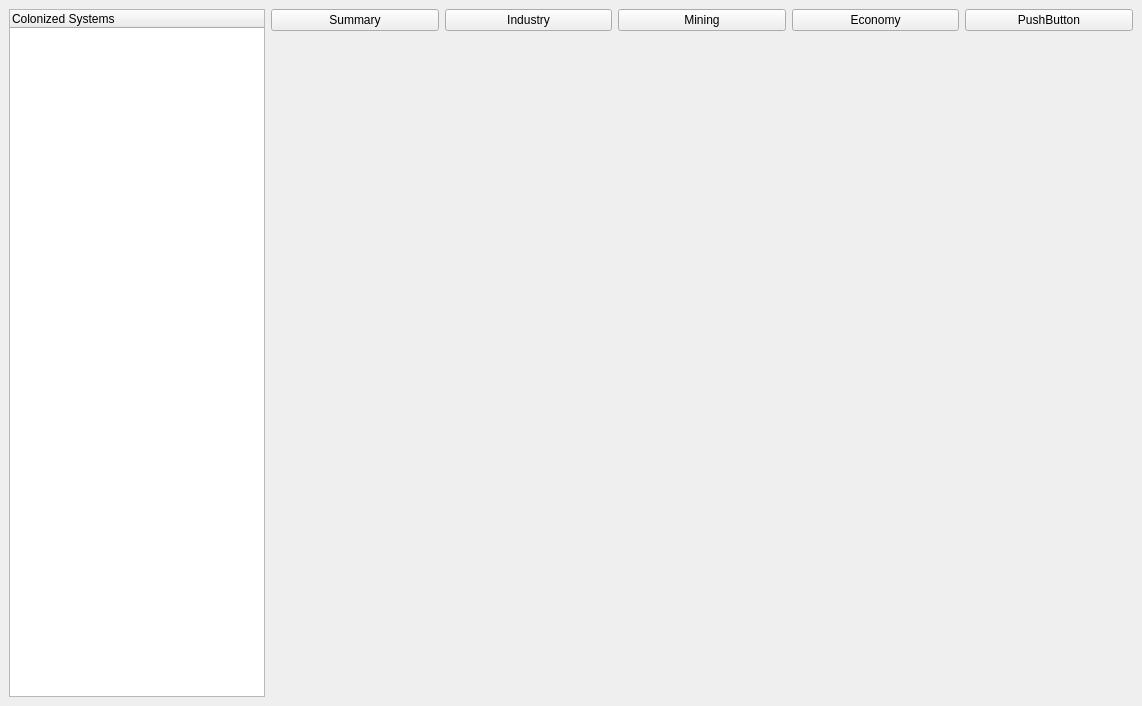
<?xml version="1.0" encoding="UTF-8"?>
<ui version="4.0">
 <class>ColonyWidget</class>
 <widget class="QWidget" name="ColonyWidget">
  <property name="geometry">
   <rect>
    <x>0</x>
    <y>0</y>
    <width>1142</width>
    <height>706</height>
   </rect>
  </property>
  <property name="windowTitle">
   <string>Colonies</string>
  </property>
  <layout class="QGridLayout" name="gridLayout">
   <item row="0" column="1">
    <layout class="QHBoxLayout" name="horizontalLayout">
     <property name="sizeConstraint">
      <enum>QLayout::SetFixedSize</enum>
     </property>
     <item>
      <widget class="QPushButton" name="summary">
       <property name="text">
        <string>Summary</string>
       </property>
      </widget>
     </item>
     <item>
      <widget class="QPushButton" name="industry">
       <property name="text">
        <string>Industry</string>
       </property>
      </widget>
     </item>
     <item>
      <widget class="QPushButton" name="mining">
       <property name="text">
        <string>Mining</string>
       </property>
      </widget>
     </item>
     <item>
      <widget class="QPushButton" name="economy">
       <property name="text">
        <string>Economy</string>
       </property>
      </widget>
     </item>
     <item>
      <widget class="QPushButton" name="pushButton">
       <property name="text">
        <string>PushButton</string>
       </property>
      </widget>
     </item>
    </layout>
   </item>
   <item row="1" column="1">
    <widget class="QWidget" name="content" native="true">
     <property name="sizePolicy">
      <sizepolicy hsizetype="Expanding" vsizetype="Expanding">
       <horstretch>0</horstretch>
       <verstretch>0</verstretch>
      </sizepolicy>
     </property>
    </widget>
   </item>
   <item row="0" column="0" rowspan="2">
    <widget class="QTreeWidget" name="treeWidget">
     <property name="sizePolicy">
      <sizepolicy hsizetype="Fixed" vsizetype="Minimum">
       <horstretch>0</horstretch>
       <verstretch>0</verstretch>
      </sizepolicy>
     </property>
     <column>
      <property name="text">
       <string>Colonized Systems</string>
      </property>
     </column>
    </widget>
   </item>
  </layout>
 </widget>
 <layoutdefault spacing="6" margin="9"/>
 <resources/>
 <connections/>
 <designerdata>
  <property name="gridDeltaX">
   <number>10</number>
  </property>
  <property name="gridDeltaY">
   <number>10</number>
  </property>
  <property name="gridSnapX">
   <bool>true</bool>
  </property>
  <property name="gridSnapY">
   <bool>true</bool>
  </property>
  <property name="gridVisible">
   <bool>true</bool>
  </property>
 </designerdata>
</ui>
